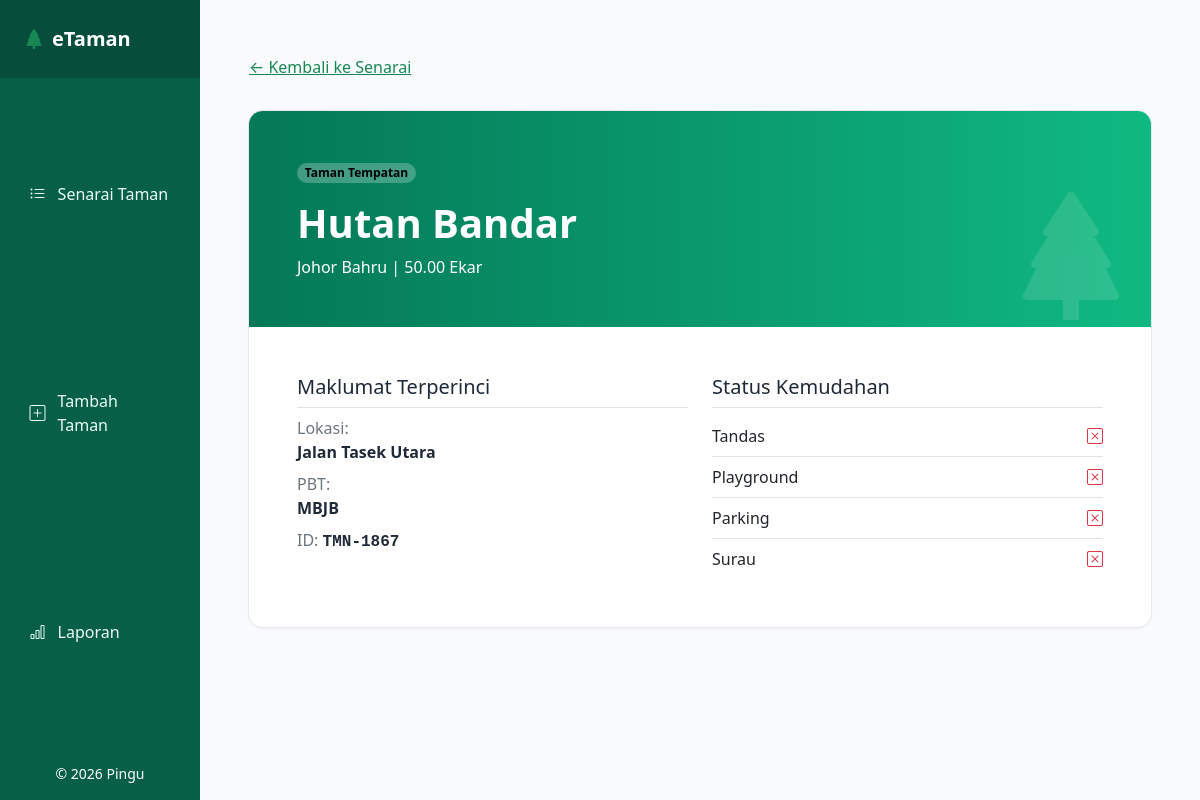
/?tab=profil&taman=1867, run on the app's committed database.
### taman/models.py (models this page shows, shortened)
class Taman(models.Model):
	nama = models.CharField(max_length=150)
	lokasi = models.CharField(max_length=255)
	daerah = models.CharField(max_length=80)
	keluasan = models.DecimalField(max_digits=10, decimal_places=2, null=True, blank=True)
	jenis = models.CharField(max_length=80)
	pbt = models.CharField(max_length=120, blank=True)
	tandas = models.BooleanField(default=False)
	playground = models.BooleanField(default=False)
	parking = models.BooleanField(default=False)
	surau = models.BooleanField(default=False)
	deskripsi = models.TextField(blank=True)
	image_url = models.URLField(blank=True)
	main_cover_image = models.ForeignKey('TamanImage', null=True, blank=True, on_delete=models.SET_NULL, related_name='cover_for')
	created_at = models.DateTimeField(auto_now_add=True)
	updated_at = models.DateTimeField(auto_now=True)
	class Meta:
		ordering = ['nama']

### taman/views.py (the view)
# urls.py: path('', views.dashboard, name='dashboard'),
def dashboard(request):
	seed_data_if_empty()
	valid_tabs = {'senarai', 'borang', 'laporan', 'profil'}
	active_tab = request.GET.get('tab', 'senarai').strip().lower()
	if active_tab not in valid_tabs:
		active_tab = 'senarai'
	edit_id = request.GET.get('edit', '').strip()
	editing_taman = None
	if active_tab == 'borang' and edit_id.isdigit():
		editing_taman = Taman.objects.filter(id=int(edit_id)).first()
	query = Taman.objects.all()
	search = request.GET.get('search', '').strip()
	daerah = request.GET.get('daerah', '').strip()
	jenis = request.GET.get('jenis', '').strip()
	if search:
		query = query.filter(Q(nama__icontains=search) | Q(lokasi__icontains=search))
	if daerah:
		query = query.filter(daerah=daerah)
	if jenis:
		query = query.filter(jenis=jenis)
	for field in ('tandas', 'playground', 'parking', 'surau'):
		if request.GET.get(field) == '1':
			query = query.filter(**{field: True})
	if request.method == 'POST':
		post_edit_id = request.POST.get('editing_id', '').strip()
		post_instance = None
		if post_edit_id.isdigit():
			post_instance = Taman.objects.filter(id=int(post_edit_id)).first()
		form = TamanForm(request.POST, instance=post_instance)
		if form.is_valid():
			form.save()
			return redirect('/?tab=senarai')
	else:
		form = TamanForm(instance=editing_taman)
	taman_list = query.order_by('nama')
	selected_taman = None
	selected_taman_id = request.GET.get('taman', '').strip()
	if active_tab == 'profil' and selected_taman_id.isdigit():
		selected_taman = Taman.objects.filter(id=int(selected_taman_id)).first()
	by_daerah = Taman.objects.values('daerah').annotate(total=Count('id')).order_by('-total')
	by_jenis = Taman.objects.values('jenis').annotate(total=Count('id')).order_by('-total')
	jumlah_keluasan = Taman.objects.aggregate(total=Sum('keluasan'))['total'] or 0
	context = {
		'taman_list': taman_list,
		'form': form,
		'senarai_daerah': SENARAI_DAERAH,
		'jenis_taman': JENIS_TAMAN,
		'search': search,
		'selected_daerah': daerah,
		'selected_jenis': jenis,
		'jumlah_taman': Taman.objects.count(),
		'jumlah_keluasan': jumlah_keluasan,
		'taburan_daerah': by_daerah,
		'taburan_jenis': by_jenis,
		'filter_tandas': request.GET.get('tandas') == '1',
		'filter_playground': request.GET.get('playground') == '1',
		'filter_parking': request.GET.get('parking') == '1',
		'filter_surau': request.GET.get('surau') == '1',
		'active_tab': active_tab,
		'selected_taman': selected_taman,
		'editing_taman': editing_taman,
	}
	return render(request, 'taman/dashboard.html', context)

### taman/views.py (called while the page is built, shortened)
def seed_data_if_empty():
	if Taman.objects.exists():
		return

### templates/taman/dashboard.html (shortened to what this page needs)
{% extends 'base.html' %}
{% block body %}
<div class="container-fluid app-shell">
  <div class="row">
    <aside class="col-12 col-md-3 col-lg-2 p-0 sidebar text-white d-flex flex-column">
      <div class="brand p-4 fw-bold fs-5 d-flex align-items-center gap-2">
        <i class="bi bi-tree-fill text-success"></i>
        <span>eTaman</span>
      </div>
      <nav class="p-3 d-grid gap-2 flex-grow-1">
        <a class="sidebar-link {% if active_tab == 'senarai' %}active{% endif %}" href="/?tab=senarai"><i class="bi bi-list-ul"></i><span>Senarai Taman</span></a>
        <a class="sidebar-link {% if active_tab == 'borang' %}active{% endif %}" href="/?tab=borang"><i class="bi bi-plus-square"></i><span>Tambah Taman</span></a>
        <a class="sidebar-link {% if active_tab == 'laporan' %}active{% endif %}" href="/?tab=laporan"><i class="bi bi-bar-chart"></i><span>Laporan</span></a>
      </nav>
      <div class="p-3 text-center small text-success-subtle">&copy; 2026 Pingu</div>
    </aside>
    <main class="col-12 col-md-9 col-lg-10 p-4 p-md-5">
      {% if active_tab == 'profil' %}
      {% if selected_taman %}
      <div class="mb-4">
        <a href="/?tab=senarai" class="btn btn-link ps-0 text-success">&larr; Kembali ke Senarai</a>
      </div>
      <div class="card-soft bg-white overflow-hidden" style="max-width: 980px;">
        <div class="p-4 p-md-5 text-white hero-head position-relative overflow-hidden">
          <i class="bi bi-tree-fill position-absolute" style="right: 1rem; bottom: -1.5rem; font-size: 8rem; opacity: .12;"></i>
          <span class="badge rounded-pill text-bg-light bg-opacity-25 mb-3">{{ selected_taman.jenis }}</span>
          <h1 class="m-0 fw-bold">{{ selected_taman.nama }}</h1>
          <p class="mb-0 mt-2">{{ selected_taman.daerah }} | {{ selected_taman.keluasan|default:'N/A' }} Ekar</p>
        </div>
        <div class="p-4 p-md-5">
          <div class="row g-4">
            <div class="col-12 col-md-6">
              <h5 class="pb-2 border-bottom">Maklumat Terperinci</h5>
              <p class="mb-2"><span class="text-secondary">Lokasi:</span><br><strong>{{ selected_taman.lokasi }}</strong></p>
              <p class="mb-2"><span class="text-secondary">PBT:</span><br><strong>{{ selected_taman.pbt|default:'Tidak dinyatakan' }}</strong></p>
              <p class="mb-0"><span class="text-secondary">ID:</span> <strong class="font-monospace">TMN-{{ selected_taman.id }}</strong></p>
            </div>
            <div class="col-12 col-md-6">
              <h5 class="pb-2 border-bottom">Status Kemudahan</h5>
              <ul class="list-group list-group-flush">
                <li class="list-group-item d-flex justify-content-between bg-transparent px-0">Tandas{% if selected_taman.tandas %}<span class="text-success"><i class="bi bi-check-square"></i></span>{% else %}<span class="text-danger"><i class="bi bi-x-square"></i></span>{% endif %}</li>
                <li class="list-group-item d-flex justify-content-between bg-transparent px-0">Playground{% if selected_taman.playground %}<span class="text-success"><i class="bi bi-check-square"></i></span>{% else %}<span class="text-danger"><i class="bi bi-x-square"></i></span>{% endif %}</li>
                <li class="list-group-item d-flex justify-content-between bg-transparent px-0">Parking{% if selected_taman.parking %}<span class="text-success"><i class="bi bi-check-square"></i></span>{% else %}<span class="text-danger"><i class="bi bi-x-square"></i></span>{% endif %}</li>
                <li class="list-group-item d-flex justify-content-between bg-transparent px-0">Surau{% if selected_taman.surau %}<span class="text-success"><i class="bi bi-check-square"></i></span>{% else %}<span class="text-danger"><i class="bi bi-x-square"></i></span>{% endif %}</li>
              </ul>
            </div>
          </div>
        </div>
      </div>
      {% else %}
      <div class="card-soft bg-white p-4">
        <p class="m-0">Profil taman tidak dijumpai. <a href="/?tab=senarai">Kembali ke senarai</a>.</p>
      </div>
      {% endif %}
      {% endif %}
    </main>
  </div>
</div>
{% endblock %}

### templates/base.html (style rules this page uses)
:root { --emerald-900: #064e3b; --emerald-800: #065f46; --emerald-700: #047857; --emerald-500: #10b981; --gray-bg: #f9fafb; --gray-border: #e5e7eb; }
body { background: var(--gray-bg); color: #1f2937; }
.app-shell { min-height: 100vh; }
.sidebar { min-height: 100vh; background: var(--emerald-800); }
.sidebar .brand { background: var(--emerald-900); }
.sidebar-link { display: flex; align-items: center; gap: 0.75rem; width: 100%; border-radius: 0.65rem; border: 0; padding: 0.72rem 0.85rem; text-align: left; color: #ecfdf5; text-decoration: none; background: transparent; transition: background-color 0.2s; }
.card-soft { border: 1px solid var(--gray-border); border-radius: 0.9rem; box-shadow: 0 1px 2px rgba(15, 23, 42, 0.04); }
.hero-head { background: linear-gradient(90deg, #047857 0%, #10b981 100%); }

### data on the page
Taman: jenis "Taman Tempatan", nama "Hutan Bandar", daerah "Johor Bahru", keluasan "50.00", lokasi "Jalan Tasek Utara", pbt "MBJB", id "1867"
